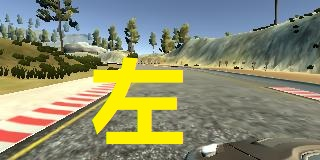
#> input picture test/left.jpg, 320 x 160 px
$ python data_preprocessing.py
#> lines starting #> are read from the running program, lines starting #| are printed output that depends on the picture; long printed decimals are rounded
# 1.扩充数据量 2.丰富数据类型 3.数据归一化
# 1.导入第三方库
import cv2
import numpy as np#数据处理

# 2.初始化变量
image_height, image_width, image_channels = 66, 200, 3#图片的高，宽，通道数
center, left, right = './test/center.jpg', './test/left.jpg', './test/right.jpg'#图片地址
steering_angle = 0.0  # 代表送给模型的方向角变量


# 3.选择图像
def image_choose(center, left, right, steering_angle):
    choice = np.random.choice(3)  # 0,1,2随机摇一个数
    if choice == 0:
        image_name = left  # 确定随机图像的名字
        steering_angle_1 = 0.2  # 调整方向角
    if choice == 1:
        image_name = center
        steering_angle_1 = 0.0  # 修正值，一个经验值
    if choice == 2:
        image_name = right
        steering_angle_1 = -0.2
    image = cv2.imread(image_name)#读取图像
    steering_angle = steering_angle + steering_angle_1  # 加入方向偏移量之后返回给方向角
    #cv2.imshow('image_choose', image)
    #cv2.waitKey(0)
    return image, steering_angle  # 返回读取到的图像和修正后的方向角


# image_choose(center,left,right, steering_angle)
# 4.图像的变换
def image_translate(image, steering_angle):
    range_x, range_y = 100, 10  # 图像移动范围
    tran_x = range_x * (np.random.rand() - 0.5)#随机平移x
    tran_y = range_y * (np.random.rand() - 0.5)#随机平移y
    steering_angle = steering_angle + tran_x * 0.002  # 角度随图像平移的最佳数值
    tran_m = np.float32([[1, 0, tran_x], [0, 1, tran_y]])  # 图像平移公式
    image = cv2.warpAffine(image, tran_m, (image.shape[1], image.shape[0]))  # 仿射变换，1为宽，0为高
    # cv2.imshow('image_translate',image)
    # cv2.waitKey(0)
    return image, steering_angle


# image,steering_angle=image_choose(center,left, right, steering_angle)#通过图像选择获取图像和方位角
# image_translate(image,steering_angle)#对获取到的图像进行平移变换
# 5.归一化图像（统一图像数据）
def image_normalized(image):
    image = image[60:-25, :, :]  # 去掉机箱盖和天空，获取这个范围内的图像，保留宽度和通道数
    image = cv2.resize(image, (image_width, image_height), cv2.INTER_AREA)  # 统一图像的大小，使用inter_area裁剪
    image = cv2.cvtColor(image, cv2.COLOR_RGB2YUV)  # 计算机需要的是YUV
    # cv2.imshow('image_normalized',image)
    # cv2.waitKey(0)
    return image


# image_normalized(image)
# 6.预处理图像综合
def image_preprocessing(center, left, right, steering_angle):
#> called with center = './test/center.jpg', left = './test/left.jpg', right = './test/right.jpg', steering_angle = 0
    image, steering_angle = image_choose(center, left, right, steering_angle)  # 通过图像选择获取图像和方向角
#> in image_choose, image is the input picture: shape (160, 320, 3); mean B, G, R 111.3, 140.5, 139.2
#> steering_angle = 0.2
    image, steering_angle = image_translate(image, steering_angle)  # 对获取到的图像进行平移变换
#> in image_translate, `steering_angle = steering_angle + tran_x * 0.002`: steering_angle = 0.219
#> in image_translate, `image = cv2.warpAffine(image, tran_m, (image.shape[1], image.shape[0]))`:
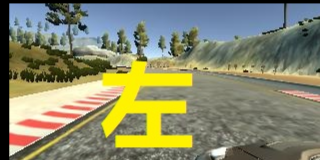
#> image: shape (160, 320, 3); mean of channels 0, 1, 2 106.5, 134.9, 133.7; drawn as B, G, R
#> steering_angle = 0.219
    return image, steering_angle  # 返回归一化前处理的图像和方向角


#7. 作为主函数运行
if __name__ == '__main__':  # 如果这句话是单独运行就运行下面的语句，如果作为主函数则调用这一段
    image, steering_angle = image_preprocessing(center, left, right, steering_angle)
#> steering_angle = 0.219
    image = image_normalized(image)
#> in image_normalized, `image = image[60:-25, :, :]`:
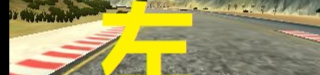
#> image: shape (75, 320, 3); mean of channels 0, 1, 2 97.7, 151.8, 160.4; drawn as B, G, R
#> in image_normalized, `image = cv2.resize(image, (image_width, image_height), cv2.INTER_AREA)`:
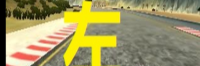
#> image: shape (66, 200, 3); mean of channels 0, 1, 2 97.6, 151.7, 160.3; drawn as B, G, R
#> in image_normalized, `image = cv2.cvtColor(image, cv2.COLOR_RGB2YUV)`: image: shape (66, 200, 3); mean of channels 0, 1, 2 136.6, 139.6, 95.7
    print(steering_angle)
#| 0.2186
    cv2.imshow('image_normalized', image)
    cv2.waitKey(0)
    cv2.destroyAllWindows()
